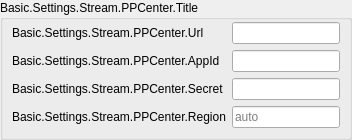
               <widget class="QGroupBox" name="ppcenterGroupBox">
                <property name="title">
                 <string>Basic.Settings.Stream.PPCenter.Title</string>
                </property>
                <layout class="QVBoxLayout" name="verticalLayout_ppcenter">
                 <property name="leftMargin">
                  <number>9</number>
                 </property>
                 <property name="topMargin">
                  <number>2</number>
                 </property>
                 <property name="rightMargin">
                  <number>9</number>
                 </property>
                 <property name="bottomMargin">
                  <number>9</number>
                 </property>
                 <item>
                  <widget class="QWidget" name="ppcenterFieldsWidget" native="true">
                   <layout class="QFormLayout" name="ppcenterFormLayout">
                    <property name="fieldGrowthPolicy">
                     <enum>QFormLayout::AllNonFixedFieldsGrow</enum>
                    </property>
                    <property name="leftMargin">
                     <number>0</number>
                    </property>
                    <property name="topMargin">
                     <number>0</number>
                    </property>
                    <property name="rightMargin">
                     <number>0</number>
                    </property>
                    <property name="bottomMargin">
                     <number>0</number>
                    </property>
                    <item row="0" column="0">
                     <widget class="QLabel" name="ppcenterUrlLabel">
                      <property name="text">
                       <string>Basic.Settings.Stream.PPCenter.Url</string>
                      </property>
                      <property name="minimumSize">
                       <size>
                        <width>170</width>
                        <height>0</height>
                       </size>
                      </property>
                      <property name="buddy">
                       <cstring>ppcenterUrl</cstring>
                      </property>
                     </widget>
                    </item>
                    <item row="0" column="1">
                     <widget class="QLineEdit" name="ppcenterUrl"/>
                    </item>
                    <item row="1" column="0">
                     <widget class="QLabel" name="ppcenterAppIdLabel">
                      <property name="text">
                       <string>Basic.Settings.Stream.PPCenter.AppId</string>
                      </property>
                      <property name="buddy">
                       <cstring>ppcenterAppId</cstring>
                      </property>
                     </widget>
                    </item>
                    <item row="1" column="1">
                     <widget class="QLineEdit" name="ppcenterAppId"/>
                    </item>
                    <item row="2" column="0">
                     <widget class="QLabel" name="ppcenterSecretLabel">
                      <property name="text">
                       <string>Basic.Settings.Stream.PPCenter.Secret</string>
                      </property>
                      <property name="buddy">
                       <cstring>ppcenterSecret</cstring>
                      </property>
                     </widget>
                    </item>
                    <item row="2" column="1">
                     <widget class="QLineEdit" name="ppcenterSecret">
                      <property name="echoMode">
                       <enum>QLineEdit::Password</enum>
                      </property>
                     </widget>
                    </item>
                    <item row="3" column="0">
                     <widget class="QLabel" name="ppcenterRegionLabel">
                      <property name="text">
                       <string>Basic.Settings.Stream.PPCenter.Region</string>
                      </property>
                      <property name="buddy">
                       <cstring>ppcenterRegion</cstring>
                      </property>
                     </widget>
                    </item>
                    <item row="3" column="1">
                     <widget class="QLineEdit" name="ppcenterRegion">
                      <property name="placeholderText">
                       <string>auto</string>
                      </property>
                     </widget>
                    </item>
                   </layout>
                  </widget>
                 </item>
                </layout>
               </widget>
